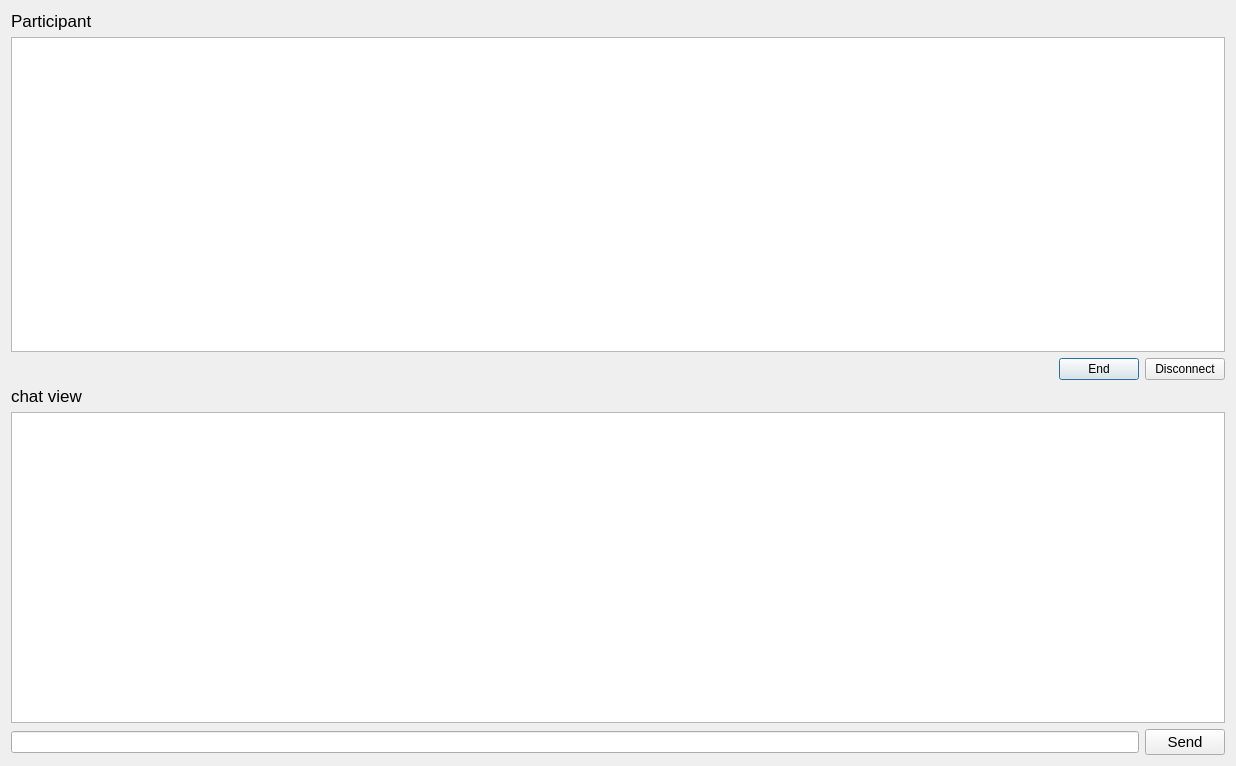
<?xml version="1.0" encoding="UTF-8"?>
<ui version="4.0">
 <class>onlineChatHost</class>
 <widget class="QDialog" name="onlineChatHost">
  <property name="geometry">
   <rect>
    <x>0</x>
    <y>0</y>
    <width>1236</width>
    <height>766</height>
   </rect>
  </property>
  <property name="windowTitle">
   <string>Dialog</string>
  </property>
  <layout class="QVBoxLayout" name="verticalLayout_7">
   <item>
    <layout class="QVBoxLayout" name="verticalLayout_4">
     <item>
      <layout class="QVBoxLayout" name="verticalLayout_5">
       <item>
        <layout class="QHBoxLayout" name="horizontalLayout_4">
         <item>
          <widget class="QLabel" name="label_3">
           <property name="font">
            <font>
             <pointsize>13</pointsize>
            </font>
           </property>
           <property name="text">
            <string>Participant</string>
           </property>
          </widget>
         </item>
         <item>
          <spacer name="horizontalSpacer_3">
           <property name="orientation">
            <enum>Qt::Orientation::Horizontal</enum>
           </property>
           <property name="sizeHint" stdset="0">
            <size>
             <width>40</width>
             <height>20</height>
            </size>
           </property>
          </spacer>
         </item>
        </layout>
       </item>
       <item>
        <widget class="QListWidget" name="listWidget_Participant_2"/>
       </item>
       <item>
        <layout class="QHBoxLayout" name="horizontalLayout_7">
         <item>
          <spacer name="horizontalSpacer_5">
           <property name="orientation">
            <enum>Qt::Orientation::Horizontal</enum>
           </property>
           <property name="sizeHint" stdset="0">
            <size>
             <width>40</width>
             <height>20</height>
            </size>
           </property>
          </spacer>
         </item>
         <item>
          <widget class="QPushButton" name="pushButton_End">
           <property name="text">
            <string>End</string>
           </property>
          </widget>
         </item>
         <item>
          <widget class="QPushButton" name="pushButton_Disconnect">
           <property name="text">
            <string>Disconnect</string>
           </property>
          </widget>
         </item>
        </layout>
       </item>
      </layout>
     </item>
     <item>
      <layout class="QVBoxLayout" name="verticalLayout_6">
       <item>
        <layout class="QHBoxLayout" name="horizontalLayout_5">
         <item>
          <widget class="QLabel" name="label_4">
           <property name="font">
            <font>
             <pointsize>13</pointsize>
            </font>
           </property>
           <property name="text">
            <string>chat view</string>
           </property>
          </widget>
         </item>
         <item>
          <spacer name="horizontalSpacer_4">
           <property name="orientation">
            <enum>Qt::Orientation::Horizontal</enum>
           </property>
           <property name="sizeHint" stdset="0">
            <size>
             <width>40</width>
             <height>20</height>
            </size>
           </property>
          </spacer>
         </item>
        </layout>
       </item>
       <item>
        <widget class="QTextEdit" name="textEdit_allChats_2"/>
       </item>
       <item>
        <layout class="QHBoxLayout" name="horizontalLayout_6">
         <item>
          <widget class="QLineEdit" name="lineEdit_message_2"/>
         </item>
         <item>
          <widget class="QPushButton" name="pushButton_Send_2">
           <property name="font">
            <font>
             <pointsize>11</pointsize>
            </font>
           </property>
           <property name="text">
            <string>Send</string>
           </property>
          </widget>
         </item>
        </layout>
       </item>
      </layout>
     </item>
    </layout>
   </item>
  </layout>
 </widget>
 <resources/>
 <connections/>
</ui>
